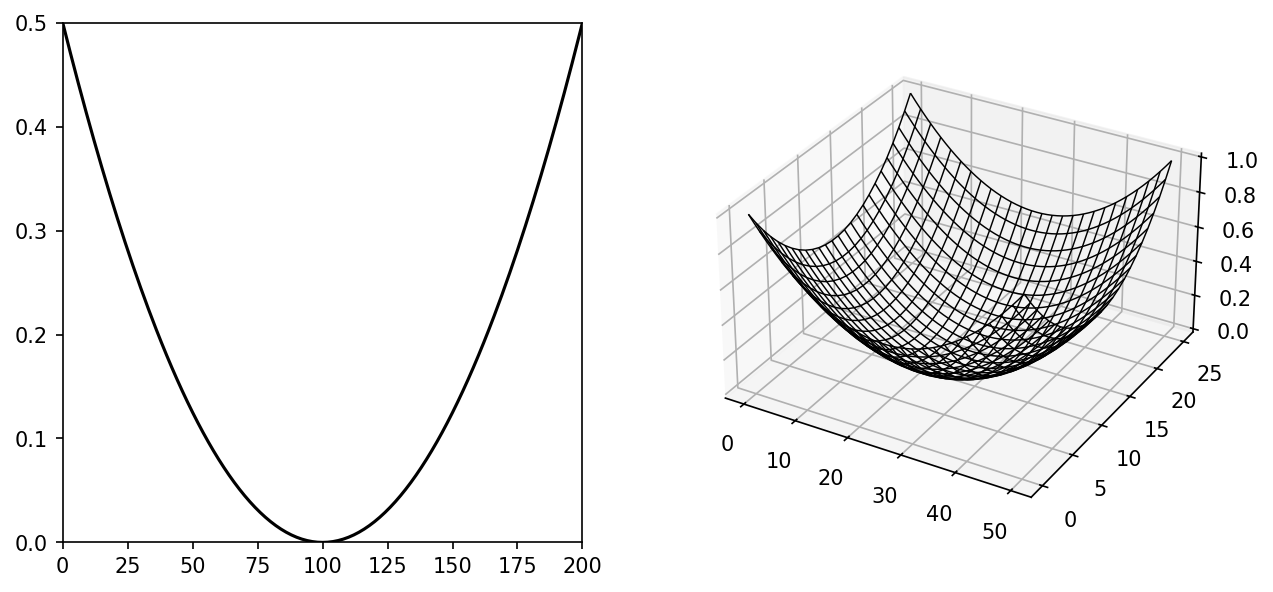

Write the Python code that produced this figure.
"""Figure 13.25 - Quadratic functions for 1 and 2 variables."""

from __future__ import annotations

import os
import numpy as np
import matplotlib.pyplot as plt


print("Running Figure1325 (quadratic functions)...")

# Plot of 1D quadratic function.
x = np.arange(0.0, 2.0 + 0.01, 0.01)
r = 1.0
E = 0.5 * ((r - x) ** 2)

# Plot of 2D quadratic function.
w2, w1 = np.meshgrid(np.arange(0.0, 2.0 + 0.005, 0.005), np.arange(0.0, 2.0 + 0.01, 0.01))
f = 0.5 * ((w1 - 1.0) ** 2 + (w2 - 1.0) ** 2)

# Display
fig = plt.figure(1, figsize=(10, 4.5))

ax1 = fig.add_subplot(1, 2, 1)
ax1.plot(E, "k-")
ax1.set_box_aspect(1)
ax1.autoscale(enable=True, axis="both", tight=True)

ax2 = fig.add_subplot(1, 2, 2, projection="3d")
row_idx = slice(0, f.shape[0], 8)
col_idx = slice(0, f.shape[1], 8)
X = np.arange(f[row_idx, col_idx].shape[1])
Y = np.arange(f[row_idx, col_idx].shape[0])
Xg, Yg = np.meshgrid(X, Y)
ax2.plot_wireframe(Xg, Yg, f[row_idx, col_idx], color="k", linewidth=0.7)
ax2.set_box_aspect((1, 1, 0.6))

out_path = os.path.join(os.path.dirname(__file__), "Figure1325.png")
fig.savefig(out_path, dpi=150, bbox_inches="tight")
print(f"Saved {out_path}")

plt.show()
